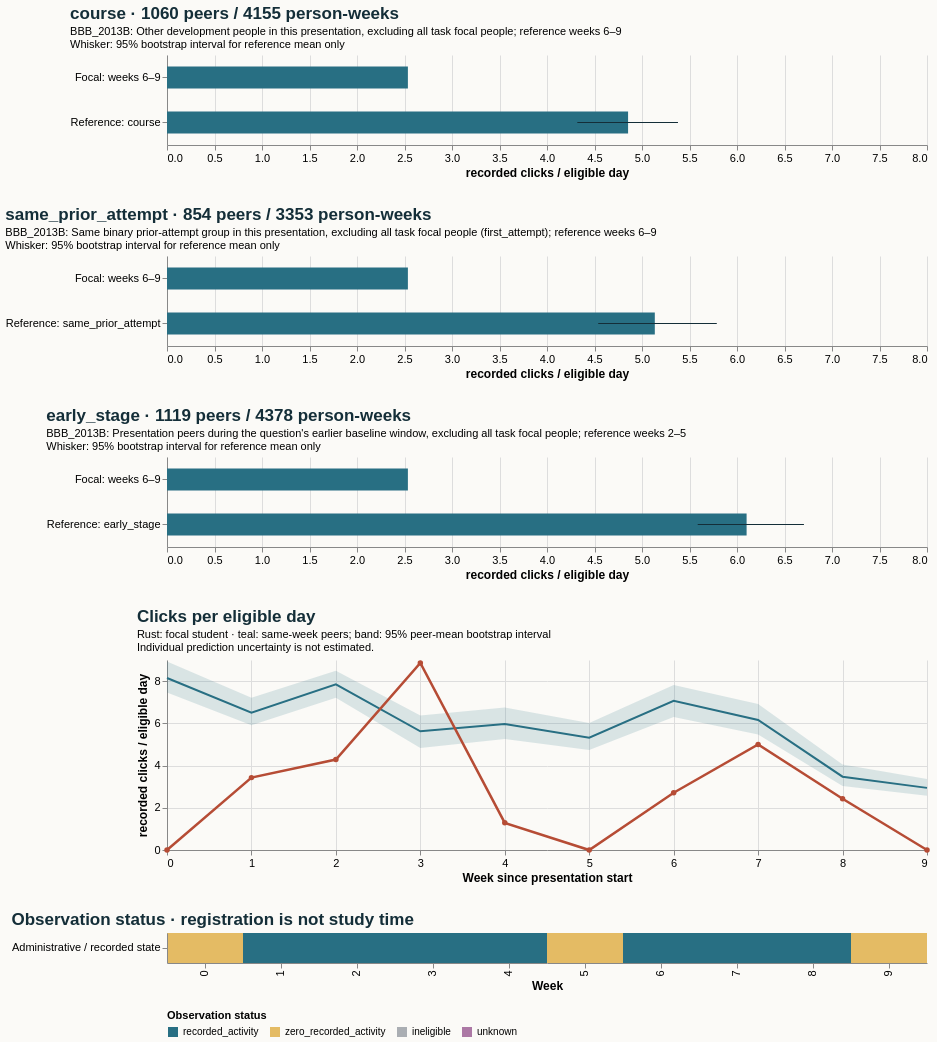

Express this chart as Vega-Lite.
### Vega-Lite specification from a JSON file in a GitHub repository (floating-point values rounded to 4 significant figures)
{"$schema": "https://vega.github.io/schema/vega-lite/v5.20.1.json", "config": {"axis": {"labelFontSize": 11, "titleFontSize": 12}, "background": "#fbfaf7", "font": "sans-serif", "title": {"anchor": "start", "color": "#142e38", "fontSize": 17, "subtitleFontSize": 11}, "view": {"continuousHeight": 300, "continuousWidth": 300, "stroke": null}}, "datasets": {"data-433ebdf1027a68c3e14bf52db4d2296a": [{"hi": null, "lo": null, "series": "Focal: weeks 6–9", "value": 2.536}, {"hi": 5.379, "lo": 4.319, "series": "Reference: course", "value": 4.853}], "data-51189a39fe836feb62398bce3bd740f1": [{"eligible_days": 7.0, "end_day": 6, "logging_completeness": "unknown", "observation_status": "zero_recorded_activity", "row": "Administrative / recorded state", "score_status": "withheld_release_time_unknown", "start_day": 0, "value": 0.0, "week": 0}, {"eligible_days": 7.0, "end_day": 13, "logging_completeness": "unknown", "observation_status": "recorded_activity", "row": "Administrative / recorded state", "score_status": "withheld_release_time_unknown", "start_day": 7, "value": 3.429, "week": 1}, {"eligible_days": 7.0, "end_day": 20, "logging_completeness": "unknown", "observation_status": "recorded_activity", "row": "Administrative / recorded state", "score_status": "withheld_release_time_unknown", "start_day": 14, "value": 4.286, "week": 2}, {"eligible_days": 7.0, "end_day": 27, "logging_completeness": "unknown", "observation_status": "recorded_activity", "row": "Administrative / recorded state", "score_status": "withheld_release_time_unknown", "start_day": 21, "value": 8.857, "week": 3}, {"eligible_days": 7.0, "end_day": 34, "logging_completeness": "unknown", "observation_status": "recorded_activity", "row": "Administrative / recorded state", "score_status": "withheld_release_time_unknown", "start_day": 28, "value": 1.286, "week": 4}, {"eligible_days": 7.0, "end_day": 41, "logging_completeness": "unknown", "observation_status": "zero_recorded_activity", "row": "Administrative / recorded state", "score_status": "withheld_release_time_unknown", "start_day": 35, "value": 0.0, "week": 5}, {"eligible_days": 7.0, "end_day": 48, "logging_completeness": "unknown", "observation_status": "recorded_activity", "row": "Administrative / recorded state", "score_status": "withheld_release_time_unknown", "start_day": 42, "value": 2.714, "week": 6}, {"eligible_days": 7.0, "end_day": 55, "logging_completeness": "unknown", "observation_status": "recorded_activity", "row": "Administrative / recorded state", "score_status": "withheld_release_time_unknown", "start_day": 49, "value": 5.0, "week": 7}, {"eligible_days": 7.0, "end_day": 62, "logging_completeness": "unknown", "observation_status": "recorded_activity", "row": "Administrative / recorded state", "score_status": "withheld_release_time_unknown", "start_day": 56, "value": 2.429, "week": 8}, {"eligible_days": 7.0, "end_day": 69, "logging_completeness": "unknown", "observation_status": "zero_recorded_activity", "row": "Administrative / recorded state", "score_status": "withheld_release_time_unknown", "start_day": 63, "value": 0.0, "week": 9}], "data-7e77d9d7b6e6718413cfc5af4e69cb00": [{"hi": null, "lo": null, "series": "Focal: weeks 6–9", "value": 2.536}, {"hi": 5.787, "lo": 4.539, "series": "Reference: same_prior_attempt", "value": 5.135}], "data-9e6b80d49adc7a712cdea974b6d73969": [{"end_day": 6, "focal_value": 0.0, "peer_ci_high": 8.924, "peer_ci_low": 7.457, "peer_mean": 8.148, "peer_observations": 1143, "peer_people": 1143, "reference": "course", "unit": "recorded clicks / eligible day", "week": 0}, {"end_day": 13, "focal_value": 3.429, "peer_ci_high": 7.21, "peer_ci_low": 5.914, "peer_mean": 6.502, "peer_observations": 1136, "peer_people": 1136, "reference": "course", "unit": "recorded clicks / eligible day", "week": 1}, {"end_day": 20, "focal_value": 4.286, "peer_ci_high": 8.496, "peer_ci_low": 7.217, "peer_mean": 7.845, "peer_observations": 1119, "peer_people": 1119, "reference": "course", "unit": "recorded clicks / eligible day", "week": 2}, {"end_day": 27, "focal_value": 8.857, "peer_ci_high": 6.372, "peer_ci_low": 4.834, "peer_mean": 5.621, "peer_observations": 1112, "peer_people": 1112, "reference": "course", "unit": "recorded clicks / eligible day", "week": 3}, {"end_day": 34, "focal_value": 1.286, "peer_ci_high": 6.754, "peer_ci_low": 5.259, "peer_mean": 5.963, "peer_observations": 1077, "peer_people": 1077, "reference": "course", "unit": "recorded clicks / eligible day", "week": 4}, {"end_day": 41, "focal_value": 0.0, "peer_ci_high": 6.015, "peer_ci_low": 4.736, "peer_mean": 5.32, "peer_observations": 1070, "peer_people": 1070, "reference": "course", "unit": "recorded clicks / eligible day", "week": 5}, {"end_day": 48, "focal_value": 2.714, "peer_ci_high": 7.82, "peer_ci_low": 6.3, "peer_mean": 7.068, "peer_observations": 1060, "peer_people": 1060, "reference": "course", "unit": "recorded clicks / eligible day", "week": 6}, {"end_day": 55, "focal_value": 5.0, "peer_ci_high": 6.92, "peer_ci_low": 5.466, "peer_mean": 6.156, "peer_observations": 1044, "peer_people": 1044, "reference": "course", "unit": "recorded clicks / eligible day", "week": 7}, {"end_day": 62, "focal_value": 2.429, "peer_ci_high": 4.056, "peer_ci_low": 3.026, "peer_mean": 3.473, "peer_observations": 1034, "peer_people": 1034, "reference": "course", "unit": "recorded clicks / eligible day", "week": 8}, {"end_day": 69, "focal_value": 0.0, "peer_ci_high": 3.362, "peer_ci_low": 2.565, "peer_mean": 2.943, "peer_observations": 1017, "peer_people": 1017, "reference": "course", "unit": "recorded clicks / eligible day", "week": 9}], "data-d67b2e7c4a79c0dda1e21f35709a09af": [{"hi": null, "lo": null, "series": "Focal: weeks 6–9", "value": 2.536}, {"hi": 6.705, "lo": 5.586, "series": "Reference: early_stage", "value": 6.101}]}, "resolve": {"scale": {"color": "independent"}}, "spacing": 28, "vconcat": [{"data": {"name": "data-433ebdf1027a68c3e14bf52db4d2296a"}, "height": 90, "layer": [{"encoding": {"x": {"field": "value", "scale": {"domain": [0, 7.04], "zero": true}, "title": "recorded clicks / eligible day", "type": "quantitative"}, "y": {"field": "series", "sort": null, "title": null, "type": "nominal"}}, "mark": {"color": "#286f83", "size": 22, "type": "bar"}}, {"encoding": {"x": {"field": "lo", "type": "quantitative"}, "x2": {"field": "hi"}, "y": {"field": "series", "sort": null, "title": null, "type": "nominal"}}, "mark": {"color": "#142e38", "type": "rule"}}], "title": {"subtitle": ["BBB_2013B: Other development people in this presentation, excluding all task focal people; reference weeks 6–9", "Whisker: 95% bootstrap interval for reference mean only"], "text": "course · 1060 peers / 4155 person-weeks"}, "width": 760}, {"data": {"name": "data-7e77d9d7b6e6718413cfc5af4e69cb00"}, "height": 90, "layer": [{"encoding": {"x": {"field": "value", "scale": {"domain": [0, 7.04], "zero": true}, "title": "recorded clicks / eligible day", "type": "quantitative"}, "y": {"field": "series", "sort": null, "title": null, "type": "nominal"}}, "mark": {"color": "#286f83", "size": 22, "type": "bar"}}, {"encoding": {"x": {"field": "lo", "type": "quantitative"}, "x2": {"field": "hi"}, "y": {"field": "series", "sort": null, "title": null, "type": "nominal"}}, "mark": {"color": "#142e38", "type": "rule"}}], "title": {"subtitle": ["BBB_2013B: Same binary prior-attempt group in this presentation, excluding all task focal people (first_attempt); reference weeks 6–9", "Whisker: 95% bootstrap interval for reference mean only"], "text": "same_prior_attempt · 854 peers / 3353 person-weeks"}, "width": 760}, {"data": {"name": "data-d67b2e7c4a79c0dda1e21f35709a09af"}, "height": 90, "layer": [{"encoding": {"x": {"field": "value", "scale": {"domain": [0, 7.04], "zero": true}, "title": "recorded clicks / eligible day", "type": "quantitative"}, "y": {"field": "series", "sort": null, "title": null, "type": "nominal"}}, "mark": {"color": "#286f83", "size": 22, "type": "bar"}}, {"encoding": {"x": {"field": "lo", "type": "quantitative"}, "x2": {"field": "hi"}, "y": {"field": "series", "sort": null, "title": null, "type": "nominal"}}, "mark": {"color": "#142e38", "type": "rule"}}], "title": {"subtitle": ["BBB_2013B: Presentation peers during the question's earlier baseline window, excluding all task focal people; reference weeks 2–5", "Whisker: 95% bootstrap interval for reference mean only"], "text": "early_stage · 1119 peers / 4378 person-weeks"}, "width": 760}, {"data": {"name": "data-9e6b80d49adc7a712cdea974b6d73969"}, "height": 190, "layer": [{"encoding": {"x": {"axis": {"tickMinStep": 1}, "field": "week", "title": "Week since presentation start", "type": "quantitative"}, "y": {"field": "peer_ci_low", "scale": {"zero": true}, "title": "recorded clicks / eligible day", "type": "quantitative"}, "y2": {"field": "peer_ci_high"}}, "mark": {"color": "#286f83", "opacity": 0.16, "type": "area"}}, {"encoding": {"tooltip": [{"field": "week", "type": "quantitative"}, {"field": "peer_mean", "type": "quantitative"}, {"field": "peer_people", "type": "quantitative"}, {"field": "peer_observations", "type": "quantitative"}], "x": {"field": "week", "type": "quantitative"}, "y": {"field": "peer_mean", "type": "quantitative"}}, "mark": {"color": "#286f83", "strokeWidth": 2, "type": "line"}}, {"encoding": {"tooltip": [{"field": "week", "type": "quantitative"}, {"field": "focal_value", "type": "quantitative"}], "x": {"field": "week", "type": "quantitative"}, "y": {"field": "focal_value", "type": "quantitative"}}, "mark": {"color": "#b64c35", "point": {"color": "#b64c35"}, "strokeWidth": 2.5, "type": "line"}}], "title": {"subtitle": ["Rust: focal student · teal: same-week peers; band: 95% peer-mean bootstrap interval", "Individual prediction uncertainty is not estimated."], "text": "Clicks per eligible day"}, "width": 760}, {"data": {"name": "data-51189a39fe836feb62398bce3bd740f1"}, "encoding": {"color": {"field": "observation_status", "legend": {"labelLimit": 260, "orient": "bottom"}, "scale": {"domain": ["recorded_activity", "zero_recorded_activity", "ineligible", "unknown"], "range": ["#286f83", "#e4bb64", "#aaaeb3", "#ac78a5"]}, "title": "Observation status", "type": "nominal"}, "tooltip": [{"field": "week", "type": "quantitative"}, {"field": "eligible_days", "type": "quantitative"}, {"field": "observation_status", "type": "nominal"}, {"field": "logging_completeness", "type": "nominal"}], "x": {"field": "week", "title": "Week", "type": "ordinal"}, "y": {"field": "row", "title": null, "type": "nominal"}}, "height": 30, "mark": {"type": "rect"}, "title": "Observation status · registration is not study time", "width": 760}]}
